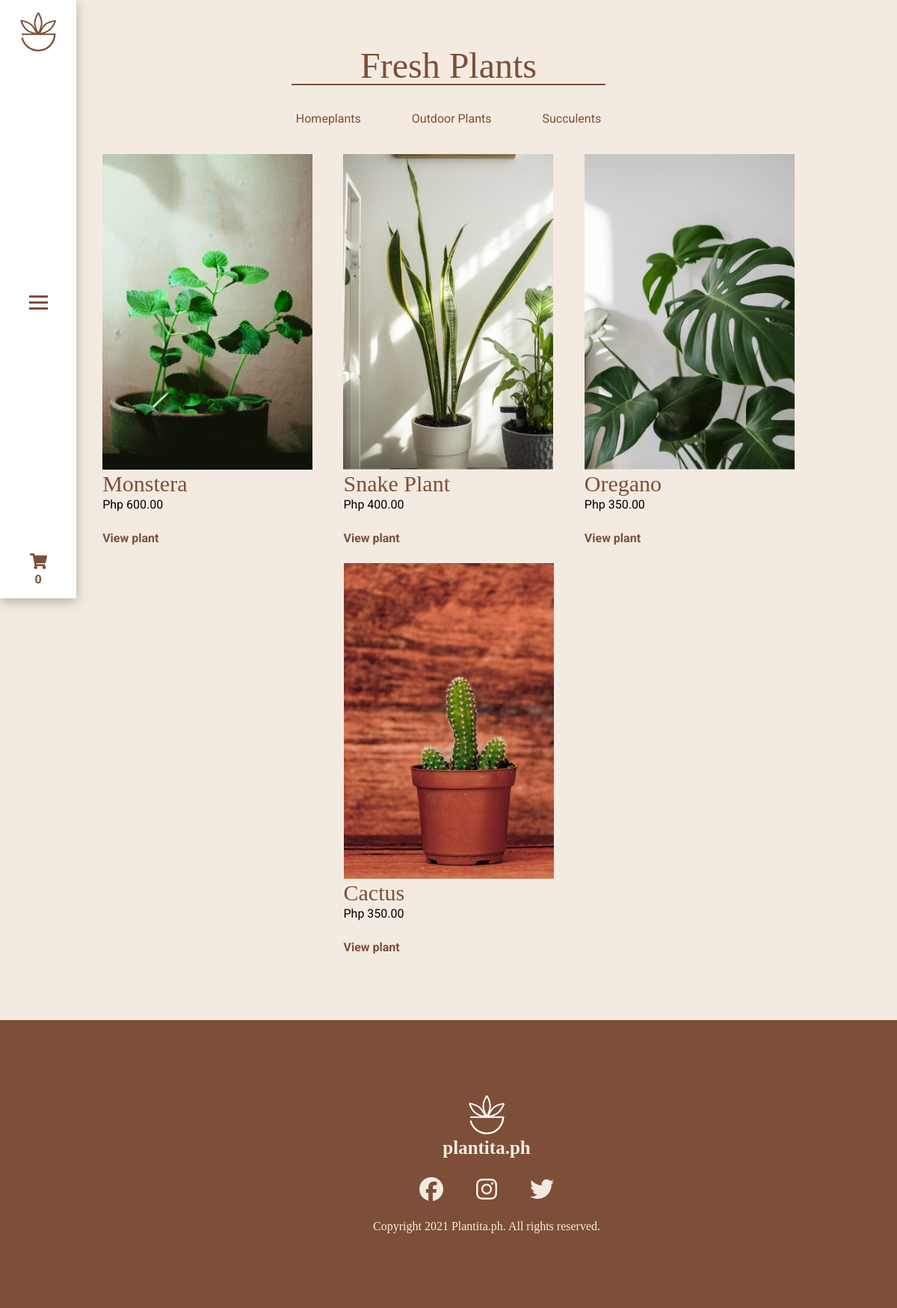
/catalogue/catalogue.php, run on the app's committed database.
### tables this page shows
CREATE TABLE `category` (
  `cat_id` int(11) NOT NULL,
  `cat_name` varchar(200) NOT NULL
);

CREATE TABLE `products` (
  `product_id` int(11) NOT NULL,
  `product_name` varchar(200) NOT NULL,
  `cat_id` int(11) NOT NULL,
  `price` varchar(200) NOT NULL,
  `thumb` varchar(200) NOT NULL,
  `product_description` varchar(200) NOT NULL
);

### catalogue/catalogue.php (the view, shortened to what this page needs)
<!DOCTYPE html>
<html lang="en">
<head>
    <link rel="stylesheet" href="../navbar/style.css">
    <link rel="stylesheet" href="style.css">
    <?php
        include('../config/db.php');
    ?>
</head>
<body>
    <div class="container-wrapper">
        <?php
            include_once '../navbar/navbar.php';
        ?>
        <div class="sections">
            <section class="third-page">
                <div class="third-page-container">
                    <div class="third-page-heading">
                        <a href="catalogue.php"><h1>Fresh Plants</h1></a>
                    </div>
                    <div class="third-page-sort">
                        <ul>
                            <?php
                                $sql2 = "SELECT * FROM category";
                                $result2 = mysqli_query($conn, $sql2);
                                while($row2 = mysqli_fetch_assoc($result2)) {
                            ?>
                                    <li><a href="catalogue.php?id=<?php echo $row2["cat_id"] ?>"><?php echo  $row2["cat_name"] ?></a></li>
                            <?php
                                }
                            ?>
                        </ul>
                    </div>
                        <div class="bestseller-content">
                    <?php
                        $sql = "SELECT * FROM products";
                        $result = mysqli_query($conn, $sql);
                        $count = 1;
                        while($row = mysqli_fetch_assoc($result)) {
                            if($count > 3){
                    ?>
                        <div class="bestseller-content">
                    <?php
                                $count = 1;
                            }
                    ?>
                            <div class="bestseller-<?php echo  $count ?> bestseller">
                                <img src="../admin/<?php echo  $row["thumb"] ?>" alt="<?php echo  $row["product_name"] ?>" class="top-image">
                                    <h2 class="bestseller-title"><?php echo  $row["product_name"] ?></h2>
                                    <p class="price">Php <?php echo  $row["price"] ?>.00</p>
                                    <a href="single.php?id=<?php echo  $row["product_id"] ?>" class="view-plant-action">View plant</a>
                            </div>
                    <?php
                            $count = $count + 1;
                            if($count > 3){
                    ?>
                                </div>
                    <?php
                            }
                        }
                    ?>
                </div>
            </section>
            <footer>
                <div class="footer-container">
                    <div class="footer-logo">
                        <img src="img/Logo.svg" alt="logo-for-footer" class="logo-footer">
                        <h2 class="footer-headings">plantita.ph</h2>
                    </div>
                    <div class="footer-socmeds">
                        <a href="https://facebook.com"><i class="fab fa-facebook fa-2x"></i></a>
                        <a href="https://instagram.com"><i class="fab fa-instagram fa-2x"></i></a>
                        <a href="https://twitter.com"><i class="fab fa-twitter fa-2x"></i></a>
                    </div>
                    <div class="copyright">
                        <p>Copyright 2021 Plantita.ph. All rights reserved.</p>
                    </div>
                </div>
            </footer>
        </div>
    </div>
</body>
</html>

### navbar/navbar.php (shortened to what this page needs)
<?php
    $count = '';
?>
    <nav>
        <div class="outer-shell">
            <div class="logo">
                <a href="../homepage/index.php"><img src="../navbar/nav-logo.svg" alt="logo"></a>
            </div>
            <div class="burger">
                <div class="line1"></div>
                <div class="line2"></div>
                <div class="line3"></div>
            </div>
            <div class="cart">
                <img src="../navbar/shopping-cart.png" alt="cart">
                <p id="no-of-items"><?php if($count > 0) echo $count; else echo '0'; ?></p>
            </div>
        </div>
    </nav>

### navbar/style.css (style rules this page uses)
:root { --clr--main: #7d4f38; --clr--secondary: #164a41; --clr--neutral: #000000; --clr--white: #ffffff; --clr--bg: #f3ebe1; --clr--light-main: #c6a281; --ff--main: 'Roboto', sans-serif; --ff--accent: 'Playfair Display', serif; }
*, *::after, *::before { margin: 0; box-sizing: border-box; }
.outer-shell { background-color: white; }
nav { background-color: var(--clr--white); }
nav a { text-decoration: none; color: white; color: #7d4f38; }
.outer-shell { position: fixed; width: 100%; max-width: 6.375rem; height: 100vh; box-shadow: 0px 4px 15px 0px rgba(0,0,0,0.26); display: flex; flex-direction: column; justify-content: space-between; padding: 1rem; align-items: center; color: #7d4f38; background-color: white; }
.outer-shell .cart { text-align: center; font-family: var(--ff--main); }
.burger div, .burger-inside div { width: 25px; height: 3px; background-color: #7d4f38; margin-bottom: 5px; cursor: pointer; }
.cart img, .cart-inside img { cursor: pointer; }
.cart p, .cart-inside p { font-weight: bold; }
nav { height: 100vh; }

### catalogue/style.css (style rules this page uses)
:root { --clr--main: #7d4f38; --clr--secondary: #164a41; --clr--neutral: #000000; --clr--white: #ffffff; --clr--bg: #f3ebe1; --clr--light-main: #c6a281; --ff--main: 'Roboto', sans-serif; --ff--accent: 'Playfair Display', serif; }
*, *::after, *::before { margin: 0; box-sizing: border-box; }
body { position: relative; background-color: var(--clr--bg); }
.container-wrapper { position: relative; max-width: 1920px; display: flex; justify-content: space-between; }
.sections { width: 100%; }
section { width: 100%; z-index: 0; }
nav { z-index: 1; }
section h1, section h2, section h3 { font-family: var(--ff--accent); line-height: 1; color: var(--clr--main); }
section h1 { font-size: 3.75em; font-weight: 400; }
section p, section a { font-family: var(--ff--main); line-height: 1.6; font-size: 1rem; }
section img:not(.second-page-contents img) { width: 100%; }
.third-page { position: relative; }
.third-page-container { max-width: 60.4375rem; padding: 4rem 0 1rem 0; margin: 0 auto; }
.third-page-heading { max-width: 26.25rem; text-align: center; margin: 0 auto; }
.third-page-heading h1 { border-bottom: 2px solid; font-size: 3rem; }
.third-page-heading a { text-decoration: none; }
.third-page-sort { display: flex; align-items: center; padding: 2rem 4rem; text-align: center; }
.third-page-sort ul { display: inline-block; list-style-type: none; align-items: center; padding: 0; width: 70%; margin: auto; }
.third-page-sort ul li { display: inline-block; margin: 0 2rem; }
.third-page-sort a { text-decoration: none; color: var(--clr--main); }
.third-page-sort li::after { display:block; content: ''; border-bottom: solid 2px var(--clr--main); transform: scaleX(0); transition: transform 250ms ease-in-out; }
.bestseller-content { margin: 0 auto; display: flex; flex-direction: column; align-items: center; justify-content: center; }
.bestseller { max-width: 17.5625rem; margin-bottom: 20px; }
.bestseller-title { font-size: 1.875rem; font-weight: 400; }
.view-plant-action { color: var(--clr--main); font-weight: bold; text-decoration: none; }
.price { margin-bottom: 20px; }
@media (min-width: 967px) { .bestseller-content { flex-direction: row; justify-content: space-around; } }
@media (min-width: 967px) { .third-page-container { padding: 4rem 0; } }
@media (min-width: 967px) { .third-page-heading h1 { border-bottom: 2px solid; font-size: 3rem; } }
footer { width: 100%; background-color: #7d4f38; padding: 6.25rem 0; color: var(--clr--bg); text-align: center; }
.footer-container { max-width: 19.5625em; margin: 0 auto; }
.footer-logo img { max-width: 3.25em; }
.footer-logo h2 { font-size: 1.5625rem; color: var(--clr--bg); margin-bottom: 1.5625rem; }
.footer-socmeds i { color: var(--clr--bg); margin: 0 1.25rem 1.5625rem 1.25rem; }
.copyright p { text-align: center; }
@media (min-width: 800px) { footer { padding: 6.25rem 0 6.25rem 6.375rem; } }

### data on the page
category: cat_name "Homeplants"
category: cat_name "Outdoor Plants"
category: cat_name "Succulents"
products: thumb (picture), product_name "Monstera", price "600"
products: thumb (picture), product_name "Snake Plant", price "400"
products: thumb (picture), product_name "Oregano", price "350"
products: thumb (picture), product_name "Cactus", price "350"
